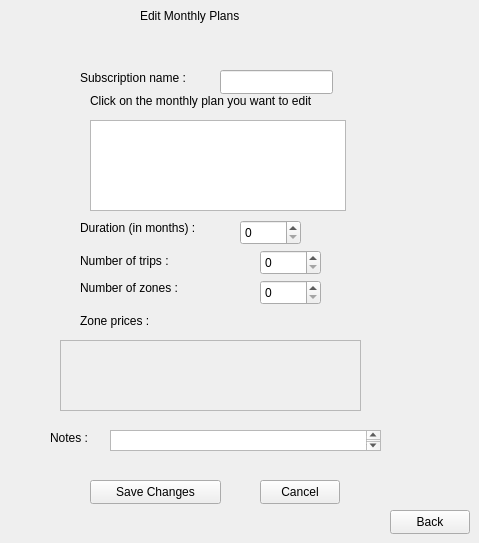
       <widget class="QWidget" name="page_edit_monthly">
        <widget class="QLabel" name="label_70">
         <property name="geometry">
          <rect>
           <x>140</x>
           <y>5</y>
           <width>151</width>
           <height>21</height>
          </rect>
         </property>
         <property name="text">
          <string>Edit Monthly Plans</string>
         </property>
        </widget>
        <widget class="QTableWidget" name="tableWidget_monthly">
         <property name="geometry">
          <rect>
           <x>90</x>
           <y>120</y>
           <width>256</width>
           <height>91</height>
          </rect>
         </property>
        </widget>
        <widget class="QLabel" name="label_71">
         <property name="geometry">
          <rect>
           <x>90</x>
           <y>90</y>
           <width>311</width>
           <height>21</height>
          </rect>
         </property>
         <property name="text">
          <string>Click on the monthly plan you want to edit </string>
         </property>
        </widget>
        <widget class="QLabel" name="label_72">
         <property name="geometry">
          <rect>
           <x>80</x>
           <y>220</y>
           <width>161</width>
           <height>16</height>
          </rect>
         </property>
         <property name="text">
          <string>Duration (in months) :</string>
         </property>
        </widget>
        <widget class="QLabel" name="label_73">
         <property name="geometry">
          <rect>
           <x>80</x>
           <y>250</y>
           <width>131</width>
           <height>21</height>
          </rect>
         </property>
         <property name="text">
          <string>Number of trips :</string>
         </property>
        </widget>
        <widget class="QLabel" name="label_74">
         <property name="geometry">
          <rect>
           <x>80</x>
           <y>280</y>
           <width>141</width>
           <height>16</height>
          </rect>
         </property>
         <property name="text">
          <string>Number of zones :</string>
         </property>
        </widget>
        <widget class="QLabel" name="label_75">
         <property name="geometry">
          <rect>
           <x>80</x>
           <y>310</y>
           <width>91</width>
           <height>21</height>
          </rect>
         </property>
         <property name="text">
          <string>Zone prices :</string>
         </property>
        </widget>
        <widget class="QScrollArea" name="scrollArea_monthZones">
         <property name="geometry">
          <rect>
           <x>60</x>
           <y>340</y>
           <width>301</width>
           <height>71</height>
          </rect>
         </property>
         <property name="widgetResizable">
          <bool>true</bool>
         </property>
         <widget class="QWidget" name="zonePricesWidgetMonth">
          <property name="geometry">
           <rect>
            <x>0</x>
            <y>0</y>
            <width>299</width>
            <height>69</height>
           </rect>
          </property>
         </widget>
        </widget>
        <widget class="QPushButton" name="pushButton_editMonthSave">
         <property name="geometry">
          <rect>
           <x>90</x>
           <y>480</y>
           <width>131</width>
           <height>24</height>
          </rect>
         </property>
         <property name="text">
          <string>Save Changes</string>
         </property>
        </widget>
        <widget class="QSpinBox" name="spinBox_monthDuration">
         <property name="geometry">
          <rect>
           <x>240</x>
           <y>220</y>
           <width>61</width>
           <height>25</height>
          </rect>
         </property>
         <property name="maximum">
          <number>10000</number>
         </property>
        </widget>
        <widget class="QSpinBox" name="spinBox_monthTrips">
         <property name="geometry">
          <rect>
           <x>260</x>
           <y>250</y>
           <width>61</width>
           <height>25</height>
          </rect>
         </property>
         <property name="maximum">
          <number>10000</number>
         </property>
        </widget>
        <widget class="QSpinBox" name="spinBox_monthZones">
         <property name="geometry">
          <rect>
           <x>260</x>
           <y>280</y>
           <width>61</width>
           <height>25</height>
          </rect>
         </property>
         <property name="maximum">
          <number>10000</number>
         </property>
        </widget>
        <widget class="QLabel" name="label_currentEditedPlanMonthly">
         <property name="geometry">
          <rect>
           <x>90</x>
           <y>30</y>
           <width>241</width>
           <height>20</height>
          </rect>
         </property>
         <property name="text">
          <string/>
         </property>
        </widget>
        <widget class="QPushButton" name="pushButton_cancel_changeseditmonthly">
         <property name="geometry">
          <rect>
           <x>260</x>
           <y>480</y>
           <width>80</width>
           <height>24</height>
          </rect>
         </property>
         <property name="text">
          <string>Cancel</string>
         </property>
        </widget>
        <widget class="QPushButton" name="pushButton_backeditmonthly">
         <property name="geometry">
          <rect>
           <x>390</x>
           <y>510</y>
           <width>80</width>
           <height>24</height>
          </rect>
         </property>
         <property name="text">
          <string>Back</string>
         </property>
        </widget>
        <widget class="QLabel" name="label_notes_fixed_2">
         <property name="geometry">
          <rect>
           <x>50</x>
           <y>430</y>
           <width>49</width>
           <height>16</height>
          </rect>
         </property>
         <property name="text">
          <string>Notes :</string>
         </property>
        </widget>
        <widget class="QTextEdit" name="textEdit_notes_editmonthly">
         <property name="geometry">
          <rect>
           <x>110</x>
           <y>430</y>
           <width>271</width>
           <height>21</height>
          </rect>
         </property>
        </widget>
        <widget class="QLabel" name="label_plan_name_fixed_2">
         <property name="geometry">
          <rect>
           <x>80</x>
           <y>70</y>
           <width>151</width>
           <height>16</height>
          </rect>
         </property>
         <property name="text">
          <string>Subscription name :</string>
         </property>
        </widget>
        <widget class="QLineEdit" name="subname_editmonthly">
         <property name="geometry">
          <rect>
           <x>220</x>
           <y>70</y>
           <width>113</width>
           <height>24</height>
          </rect>
         </property>
        </widget>
       </widget>
